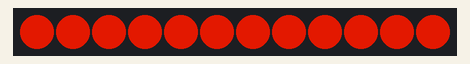
This program was run on a simulated ESP32-C3. Parts: 12 RGB LEDs in strip order, left to right. Dim RGB values are drawn brighter than linear; random numbers use the default seed unless the program sets one; what the program prints to the serial monitor is not drawn.

Above: at 0.66 s.
At 11.72 s:
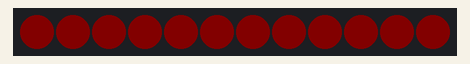
At 24.4 s:
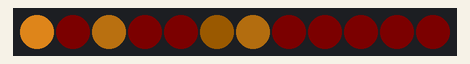
At 27.74 s:
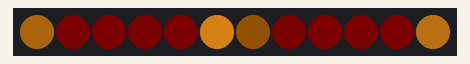
At 31.08 s:
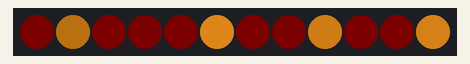
At 38.0 s:
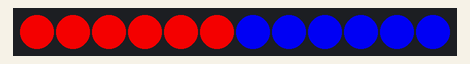

The program:

main.cpp
```cpp
/**
 * 元宵节灯笼灯效版 - ESP32-C3 Super Mini
 * 只保留 WS2812B 灯环控制，自动循环几种“灯笼风”炫酷灯效。
 *
 * 电路：灯带数据线接 LED_PIN，VCC 接 5V（视灯带规格），GND 共地。
 */
#include <Arduino.h>
#include <FastLED.h>

// WS281x 灯环（5050，一圈 12 颗，可按实际数量改 NUM_LEDS）
#define LED_PIN      2
#define NUM_LEDS     12
#define LED_TYPE     WS2812B
#define COLOR_ORDER  GRB
// 整体亮度调大，如果灯环太亮可适当往下调
#define BRIGHTNESS   220

CRGB leds[NUM_LEDS];

// 元宵灯笼灯效模式
enum EffectMode {
  EFFECT_BREATH = 0,   // 整体红橙呼吸灯，模拟灯笼一明一暗
  EFFECT_RING,         // 金色流光沿灯笼边缘旋转
  EFFECT_SPARKLE,      // 红底金色星星闪烁，像灯笼金纹反光
  EFFECT_POLICE,       // 蓝红警灯效果，小朋友最爱
  EFFECT_METEOR,       // 流星拖尾扫过灯笼
  EFFECT_RAINBOW,      // 全彩彩虹波浪，环形循环
  EFFECT_COUNT
};

EffectMode currentEffect = EFFECT_BREATH;
unsigned long lastEffectSwitch = 0;
const unsigned long EFFECT_DURATION_MS = 12000;  // 每种灯效持续时间（毫秒）

// 前置声明
void lanternBreath();
void lanternRing();
void lanternSparkle();
void lanternPolice();
void lanternMeteor();
void lanternRainbow();

void setup() {
  Serial.begin(115200);
  delay(500);

  Serial.println();
  Serial.println("========================================");
  Serial.println("   ESP32-C3 元宵灯笼灯环灯效");
  Serial.println("   仅保留灯环控制，自动炫酷循环");
  Serial.println("========================================");

  FastLED.addLeds<LED_TYPE, LED_PIN, COLOR_ORDER>(leds, NUM_LEDS);
  FastLED.setBrightness(BRIGHTNESS);
  FastLED.clear(true);

  Serial.print("灯环: GPIO ");
  Serial.print(LED_PIN);
  Serial.print(", ");
  Serial.print(NUM_LEDS);
  Serial.println(" 颗 WS281x (WS2812B)");
}

void loop() {
  unsigned long now = millis();

  // 周期性切换不同元宵灯笼灯效
  if (now - lastEffectSwitch > EFFECT_DURATION_MS) {
    lastEffectSwitch = now;
    currentEffect = static_cast<EffectMode>((currentEffect + 1) % EFFECT_COUNT);
  }

  switch (currentEffect) {
    case EFFECT_BREATH:
      lanternBreath();
      break;
    case EFFECT_RING:
      lanternRing();
      break;
    case EFFECT_SPARKLE:
      lanternSparkle();
      break;
    case EFFECT_POLICE:
      lanternPolice();
      break;
    case EFFECT_METEOR:
      lanternMeteor();
      break;
    case EFFECT_RAINBOW:
      lanternRainbow();
      break;
    default:
      lanternBreath();
      break;
  }

  FastLED.show();
  // 小 delay 让动画更平滑，避免占满 CPU
  delay(10);
}

// 温暖红橙呼吸灯，模拟灯笼整体一明一暗起伏
void lanternBreath() {
  // beatsin8：sin 波，40 为速度，40~255 为亮度范围
  uint8_t v = beatsin8(40, 40, 255);
  // H≈10 左右偏橙的红，S=饱和度
  CHSV c(10, 255, v);
  for (int i = 0; i < NUM_LEDS; i++) {
    leds[i] = c;
  }
}

// 环形流光：一圈金色火焰绕灯笼边缘跑马，带尾巴
void lanternRing() {
  static uint8_t pos = 0;

  // 整体红色打底，先稍微暗一点
  for (int i = 0; i < NUM_LEDS; i++) {
    leds[i] = CHSV(8, 255, 40);
  }

  // 使用淡出形成流动尾巴
  fadeToBlackBy(leds, NUM_LEDS, 40);

  // 当前位置点亮金黄火焰色
  leds[pos] = CHSV(20, 220, 255);
  // 邻居稍微弱一点，形成“火舌”效果
  leds[(pos + NUM_LEDS - 1) % NUM_LEDS] = CHSV(15, 230, 150);
  leds[(pos + 1) % NUM_LEDS]           = CHSV(25, 230, 150);

  // 控制转动速度：80ms 移动一颗灯
  EVERY_N_MILLISECONDS(80) {
    pos = (pos + 1) % NUM_LEDS;
  }
}

// 红底随机金色星星，模拟灯笼上的金纹/流光闪烁
void lanternSparkle() {
  // 对当前颜色做轻微衰减，同时保证整体有红色底光
  for (int i = 0; i < NUM_LEDS; i++) {
    leds[i].nscale8(220);  // 整体淡出
    if (leds[i].getAverageLight() < 10) {
      // 底色保持为偏暗的红光
      leds[i] = CHSV(5, 255, 30);
    }
  }

  // 随机几颗闪亮的金色点，带一点“跳动感”
  if (random8() < 80) {  // 概率控制闪烁频率（数值越大星星越多）
    int idx = random8(NUM_LEDS);
    leds[idx] = CHSV(35, 180, 255); // 偏金黄色
  }
}

// 蓝红警灯效果：左右两半交替闪烁，同时带一点轻微渐变，减弱生硬感
void lanternPolice() {
  static bool phase = false;
  static unsigned long lastToggle = 0;
  unsigned long now = millis();

  // 每 160ms 在两种状态间切换（可调快慢）
  if (now - lastToggle > 160) {
    lastToggle = now;
    phase = !phase;
  }

  // 先整体清空
  fill_solid(leds, NUM_LEDS, CRGB::Black);

  // 一边蓝，一边红：模拟车顶双灯
  for (int i = 0; i < NUM_LEDS; i++) {
    bool leftHalf = (i < NUM_LEDS / 2);
    if (phase) {
      // Phase A：左蓝右红
      if (leftHalf) {
        leds[i] = CHSV(160, 255, 255);  // 蓝
      } else {
        leds[i] = CHSV(0, 255, 255);    // 红
      }
    } else {
      // Phase B：左红右蓝
      if (leftHalf) {
        leds[i] = CHSV(0, 255, 255);    // 红
      } else {
        leds[i] = CHSV(160, 255, 255);  // 蓝
      }
    }
  }

  // 轻微闪烁抖动：不每次都全亮，做一点随机变化
  if (random8() < 40) {
    int idx = random8(NUM_LEDS);
    leds[idx].nscale8(150);
  }
}

// 流星拖尾扫过：亮点从一侧扫到另一侧，带渐渐消失的尾巴
void lanternMeteor() {
  static uint8_t head = 0;

  // 逐渐淡出当前所有像素形成尾巴
  fadeToBlackBy(leds, NUM_LEDS, 40);

  // 流星头——暖黄色亮点
  leds[head] = CHSV(30, 200, 255);
  // 头部附近略亮，让流星有“核”
  leds[(head + NUM_LEDS - 1) % NUM_LEDS] += CHSV(25, 220, 180);

  // 控制移动速度与方向（这里顺时针）
  EVERY_N_MILLISECONDS(90) {
    head = (head + 1) % NUM_LEDS;
  }
}

// 全彩彩虹波浪：整圈彩虹色不断流动，适合小朋友看“七彩灯笼”
void lanternRainbow() {
  static uint8_t baseHue = 0;

  // 为每一颗灯分配不同的 Hue 偏移，形成一整圈的彩虹
  for (int i = 0; i < NUM_LEDS; i++) {
    uint8_t hue = baseHue + (uint8_t)(255 / NUM_LEDS) * i;
    // 适当降低饱和度/亮度，避免太刺眼
    leds[i] = CHSV(hue, 220, 255);
  }

  // 缓慢滚动 Hue，让彩虹沿环形流动
  EVERY_N_MILLISECONDS(50) {
    baseHue++;
  }
}
```
